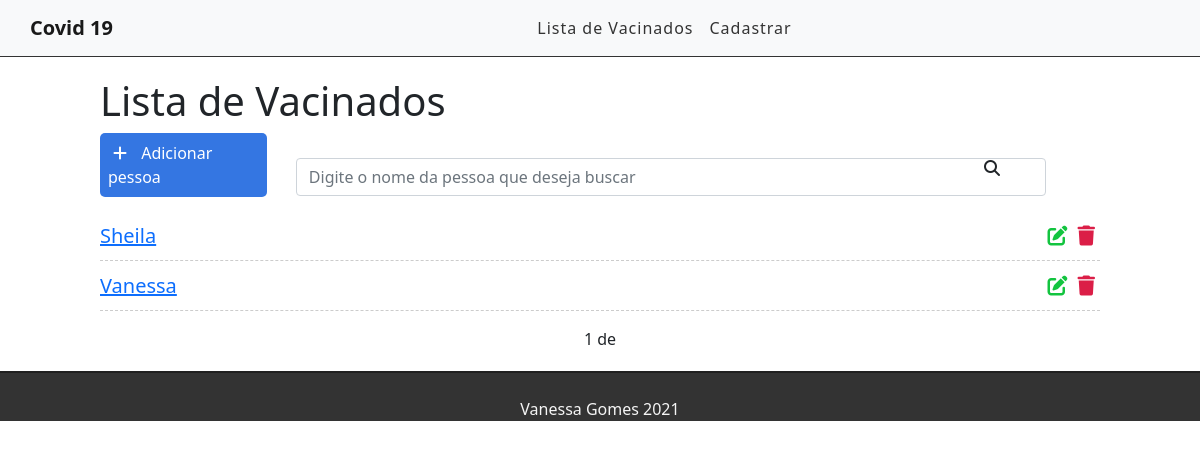
Before: /?page=2 with the older database file.
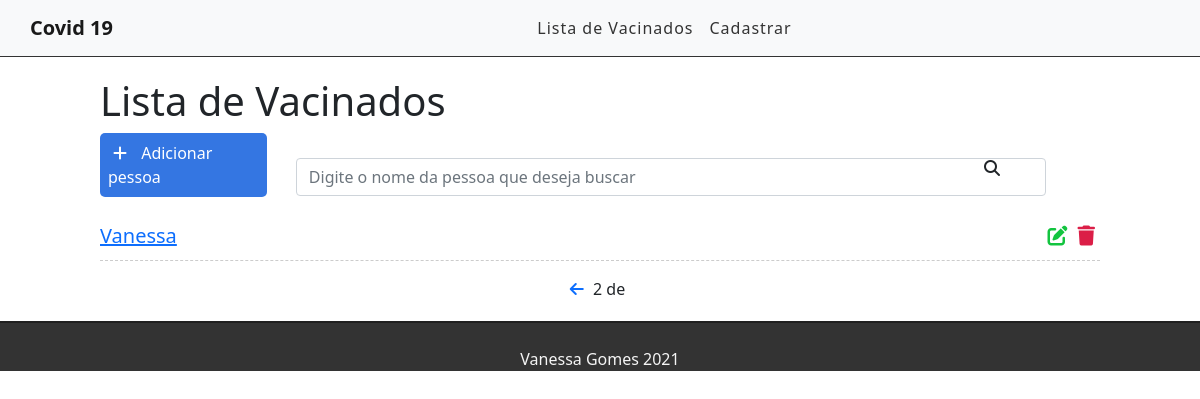
After: the same page with the newer database file.
### cadastro/models.py (models this page shows, shortened)
class Cadastro(models.Model):
    nome = models.CharField('Nome',max_length=255)
    idade = models.CharField('Idade', max_length=255)
    data = models.CharField('Data', max_length=255)
    numero_da_dose = models.CharField('Numero da Dose', max_length=255)
    created_at = models.DateTimeField(auto_now_add=True)
    updated_at = models.DateTimeField(auto_now=True)

### cadastro/views.py (the view)
# urls.py: path('', views.listaVacinados, name='vacinados-list'),
def listaVacinados(request):
    cadastro_list = Cadastro.objects.all().order_by('-created_at')
    paginator = Paginator(cadastro_list, 3)
    page = request.GET.get('page')
    cadastro = paginator.get_page(page)
    return render(request, 'cadastro/list.html', {'cadastro' : cadastro} )

### cadastro/templates/cadastro/list.html (shortened to what this page needs)
{% extends 'base.html' %}
{% block content %}
<div class="offset-1 col-10 list-div">
    <h1>Lista de Vacinados</h1>
    <a id="add-link" href="novocadastro/">
        <div class="col-2 add-div">
            <i class="fas fa-plus"></i> Adicionar pessoa
        </div>
    </a>
    <div class="col-9 search-div">
        <input class="form-control" type="text" id="search" name="search" placeholder="Digite o nome da pessoa que deseja buscar">
        <i class="fas fa-search"></i>
    </div>
    <ul class="vacinados-list">
        {% for cadastro in cadastro%}
        <li class="vacinados-item">
            <span><a href="/cadastro/{{cadastro.id}}">{{cadastro.nome}}</a></span>
            <a href="/delete/{{cadastro.id}}" class="delete-btn"><span><i class="fas fa-trash"></i></span></a>
            <a href="/edit/{{cadastro.id}}"><span><i class="fas fa-edit"></i></span></a>
        </li>
        {% endfor %}
    </ul>
    <div class="pagination">
        <span class="step-links">
            {% if cadastro.has_previous %}
                <a href="?page={{ cadastro.previous_page_number }}"><i class="fas fa-arrow-left"></i></a>
            {% endif %}
            <span class="current">
                {{ cadastro.number }} de {{ cadastro.paginatior.num_pages}}
            </span>
        </span>
    </div>
</div>
{% endblock %}

Changed rows visible on the page:
no longer on this page (row edited): Cadastro: nome "Sheila"
Other visible differences:
{{ cadastro.number }}: "1" → "2"
